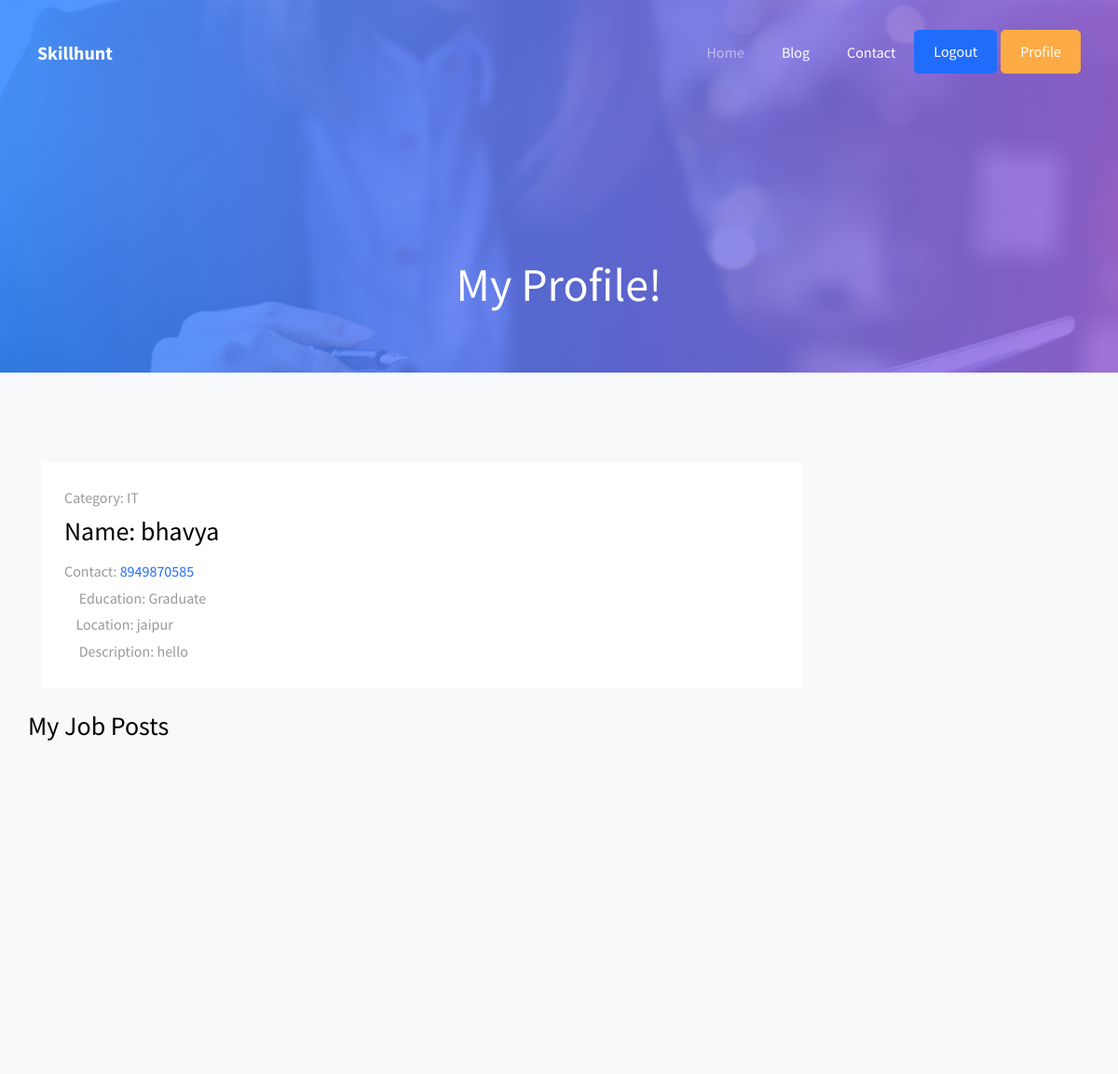
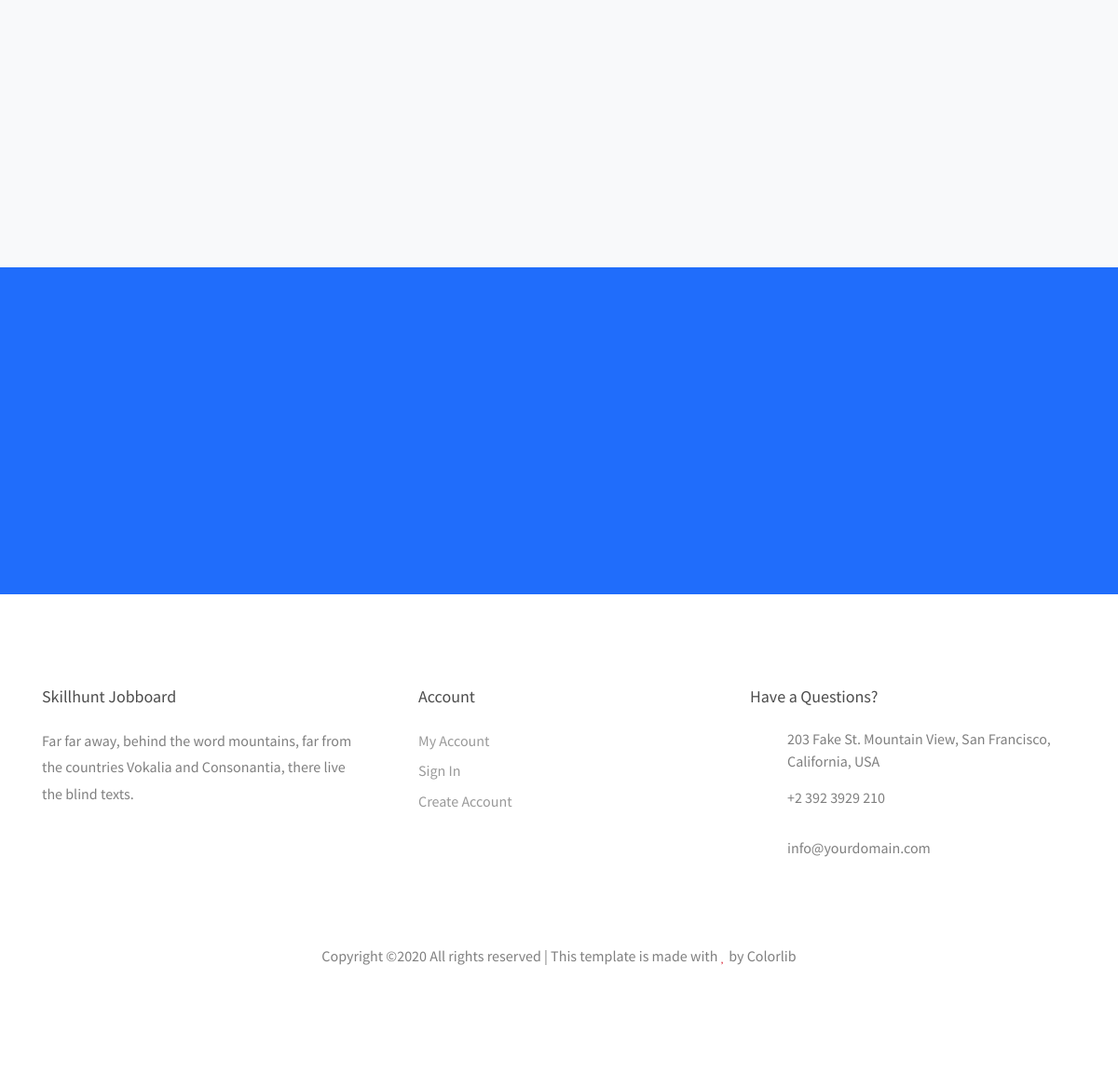
The app's page /profile (signed in) with its own data (2 pictures, top to bottom).
### application/models.py (models this page shows, shortened)
class User(db.Model, UserMixin):
    id = db.Column(db.Integer, nullable=False, default=x+1)
    name = db.Column(db.String(50), nullable=False)
    contact = db.Column(db.String(10), primary_key=True)
    location = db.Column(db.String(100), nullable=False)
    category = db.Column(db.String(50), nullable=False)
    education = db.Column(db.String(50), nullable=False)
    description = db.Column(db.String(1500), nullable=False)
    jobs = db.relationship('JobPost', backref='employer', lazy=True)

### application/routes.py (the view)
@app.route('/profile', methods=['GET', 'POST'])
def profile():
    if not session['anonymous_user_contact']:
        return redirect(url_for('login'))
    u = User.query.filter_by(contact=session['anonymous_user_contact']).first()
    jq = JobPost.query.filter_by(employer_contact=session['anonymous_user_contact'])
    j = jobquery.convert(jq)
    return render_template('profile.html', userinfo=u, jobs=j)

### application/models.py (called while the page is built)
@login_manager.user_loader
def load_user(user_id):
    return User.query.get(int(user_id))

### jobquery.py (called while the page is built)
def convert(given_list):
    obj_list = []
    for i in given_list:
        j = Jobquery(i.id, str(i.title), str(i.category), str(i.email), str(i.location), str(i.employer_contact))
        obj_list.append(j)
    return obj_list

### application/templates/profile.html (shortened to what this page needs)
<!DOCTYPE html>
<html lang="en">
  <head>
    <link rel="stylesheet" href="../static/css/open-iconic-bootstrap.min.css">
    <link rel="stylesheet" href="../static/css/animate.css">
    <link rel="stylesheet" href="../static/css/owl.carousel.min.css">
    <link rel="stylesheet" href="../static/css/owl.theme.default.min.css">
    <link rel="stylesheet" href="../static/css/magnific-popup.css">
    <link rel="stylesheet" href="../static/css/aos.css">
    <link rel="stylesheet" href="../static/css/ionicons.min.css">
    <link rel="stylesheet" href="../static/css/bootstrap-datepicker.css">
    <link rel="stylesheet" href="../static/css/jquery.timepicker.css">
    <link rel="stylesheet" href="../static/css/flaticon.css">
    <link rel="stylesheet" href="../static/css/icomoon.css">
    <link rel="stylesheet" href="../static/css/style.css">
  </head>
  <body>
	  <nav class="navbar navbar-expand-lg navbar-dark ftco_navbar bg-dark ftco-navbar-light" id="ftco-navbar">
	    <div class="container-fluid px-md-4	">
	      <a class="navbar-brand" href="/index">Skillhunt</a>
	      <div class="collapse navbar-collapse" id="ftco-nav">
	        <ul class="navbar-nav ml-auto">
	          <li class="nav-item active"><a href="/index" class="nav-link">Home</a></li>
	          <li class="nav-item"><a href="/index.html#blogs" class="nav-link">Blog</a></li>
            <li class="nav-item"><a href="/contact" class="nav-link">Contact</a></li>
            <li class="nav-item cta mr-md-1"><a href="/logout" class="nav-link">Logout</a></li>
            <li class="nav-item cta cta-colored"><a href="/profile" class="nav-link">Profile</a></li>
	        </ul>
	      </div>
	    </div>
	  </nav>
    <div class="hero-wrap hero-wrap-2" style="background-image: url('../static/images/bg_1.jpg');" data-stellar-background-ratio="0.5">
      <div class="overlay"></div>
      <div class="container">
        <div class="row no-gutters slider-text align-items-end justify-content-start">
          <div class="col-md-12 ftco-animate text-center mb-5">
            <h1 class="mb-3 bread">My Profile!</h1>
          </div>
        </div>
      </div>
    </div>
    <section class="ftco-section bg-light">
			<div class="container">
				<div class="row">
					<div class="col-lg-9 pr-lg-4">
						<div class="row">
                <div class="col-md-12 ftco-animate">
                    <div class="job-post-item p-4 d-block d-lg-flex align-items-center">
                        <div class="mb-4 mb-md-0">
                            <div class="job-post-item-header align-items-center">
                              <span class="subadge">Category: {{ userinfo.category }}</span><br>
                              <h3 class="text-black">Name: {{ userinfo.name }}</h3>
                              <span class="subadge">Contact: <a href="tel:{{ userinfo.contact }}">{{ userinfo.contact }}</a></span>
                              <div><span class="icon-layers"></span> <span>Education: {{ userinfo.education }}</span></div>
                              <div><span class="icon-my_location"></span><span>Location: {{ userinfo.location }}</span></div>
                              <div><span class="icon-layers"></span> <span>Description: {{ userinfo.description }}</span></div>
                            </div>
                        </div>
                      </div>
                  </div>
                    <br>
                    <h3>My Job Posts</h3>
                    <br>
            </div>
            </div>
          </div>
        </div>
      </section>
		<section class="ftco-section-parallax">
      <div class="parallax-img d-flex align-items-center">
        <div class="container">
          <div class="row d-flex justify-content-center">
          </div>
        </div>
      </div>
    </section>
    <footer class="ftco-footer ftco-bg-dark ftco-section">
      <div class="container">
        <div class="row mb-5">
        	<div class="col-md">
             <div class="ftco-footer-widget mb-4">
              <h2 class="ftco-heading-2">Skillhunt Jobboard</h2>
              <p>Far far away, behind the word mountains, far from the countries Vokalia and Consonantia, there live the blind texts.</p>
              <ul class="ftco-footer-social list-unstyled float-md-left float-lft mt-3">
              </ul>
            </div>
          </div>
          <div class="col-md">
            <div class="ftco-footer-widget mb-4 ml-md-4">
              <h2 class="ftco-heading-2">Account</h2>
              <ul class="list-unstyled">
                <li><a href="#" class="pb-1 d-block">My Account</a></li>
                <li><a href="#" class="pb-1 d-block">Sign In</a></li>
                <li><a href="#" class="pb-1 d-block">Create Account</a></li>
              </ul>
            </div>
          </div>
          <div class="col-md">
            <div class="ftco-footer-widget mb-4">
            	<h2 class="ftco-heading-2">Have a Questions?</h2>
            	<div class="block-23 mb-3">
	              <ul>
	                <li><span class="icon icon-map-marker"></span><span class="text">203 Fake St. Mountain View, San Francisco, California, USA</span></li>
	                <li><a href="#"><span class="icon icon-phone"></span><span class="text">+2 392 3929 210</span></a></li>
	                <li><a href="#"><span class="icon icon-envelope"></span><span class="text">info@yourdomain.com</span></a></li>
	              </ul>
	            </div>
            </div>
          </div>
        </div>
        <div class="row">
          <div class="col-md-12 text-center">
            <p>
  Copyright &copy;<script>document.write(new Date().getFullYear());</script> All rights reserved | This template is made with <i class="icon-heart text-danger" aria-hidden="true"></i> by <a href="https://colorlib.com" target="_blank">Colorlib</a>
  </p>
          </div>
        </div>
      </div>
    </footer>
  </body>
</html>

### application/static/css/icomoon.css (style rules this page uses)
[class^="icon-"], [class*=" icon-"] { font-family: 'icomoon' !important; speak: none; font-style: normal; font-weight: normal; font-variant: normal; text-transform: none; line-height: 1; -webkit-font-smoothing: antialiased; -moz-osx-font-smoothing: grayscale; }
.icon-heart:before { content: "\f004"; }
.icon-map-marker:before { content: "\f041"; }
.icon-phone:before { content: "\f095"; }
.icon-envelope:before { content: "\f0e0"; }
.icon-my_location:before { content: "\e55c"; }
.icon-layers:before { content: "\e53b"; }

### records on screen
User: category "IT", name "bhavya", contact "8949870585", education "Graduate", location "jaipur", description "hello"
